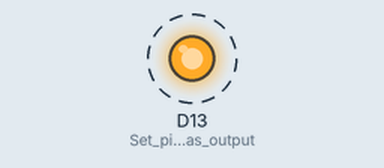
Simulated run of this program. Board: Adafruit Feather M0. Parts: output pins drawn as LEDs (lit = HIGH). Dashed ring = blinking.

Above: at 0.05 s.
Timing chart, 0 to 3.0 s (numbered marks = the images above):
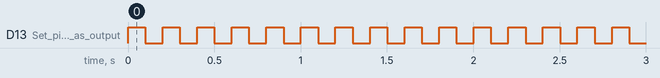

The program:

main.cpp
```cpp
#include <Arduino.h> // Include Arduino core library
//#include <RTTStream.h> // Include RTTStream library, an alternative to Serial for real-time data transfer

const long BAUD_RATE = 115200;

//RTTStream rtt;  // Create RTTStream object

int counter = 0; // Initialize counter variable

void setup() {
  pinMode(13, OUTPUT); // Set pin 13 as output (usually connected to onboard LED) PA22 on MCU
  //delay(2000);  // Give debugger time to fully attach
  Serial1.begin(BAUD_RATE); // Initialize Serial1 at BAUD_RATE
  Serial1.print("\033[2J\033[H");  // Clear terminal screen and move cursor to home position
  #ifdef DEBUG
    Serial1.flush();  // Only flush when debugging, to ensure all data is sent
  #endif

}

void loop() {
  digitalWrite(13, HIGH);  // Red LED on
  delay(100);
  digitalWrite(13, LOW);   // Red LED off
  delay(100);
  counter++;

  Serial1.print("Hardware TX on PA17 ");
#ifdef DEBUG
    Serial1.flush();  // Only flush when debugging
  #endif
  Serial1.println(millis());
#ifdef DEBUG
    Serial1.flush();  // Only flush when debugging
  #endif

  //Use Real Time Transfer to stream data to RTT Viewer app on host PC
  //rtt.print("Counter: ");  // Use RTTStream to print counter value
  //rtt.print(counter); // Print the current counter value
  //rtt.println(" - Hello world!"); // Print a message
}
```

Measured:
- by itself, D13 (Set_pin_13_as_output): alternates HIGH for 0.10 s and LOW for 0.10 s
- by itself, everything shown: repeats every 5.2 s, in 26 steps
